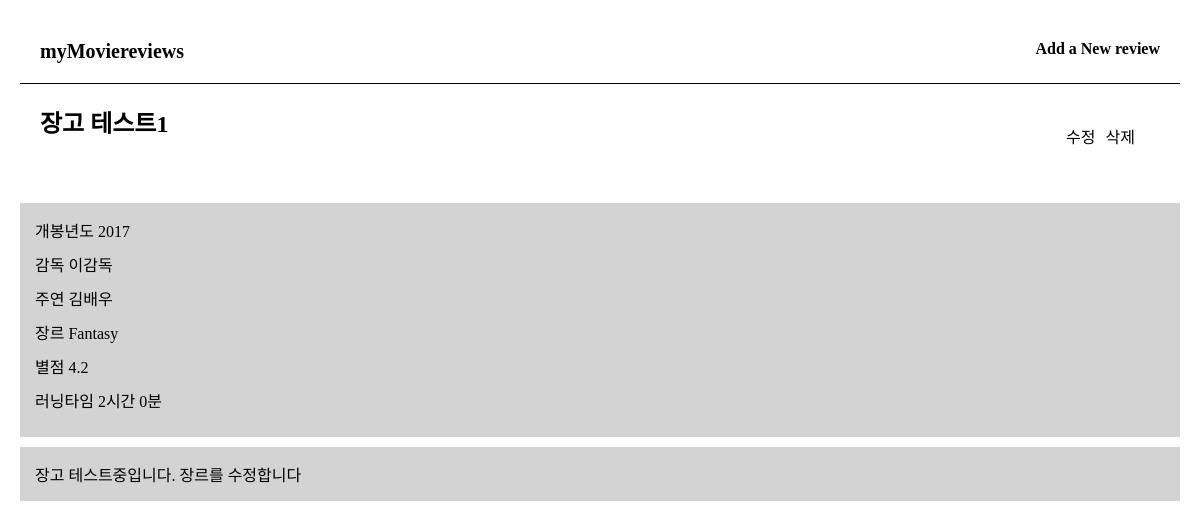
The app's page /review/10 with its own data.
### reviews/models.py (models this page shows)
class Review(models.Model):
    title = models.CharField(max_length=50, verbose_name="제목")
    release = models.IntegerField(verbose_name="개봉년도")
    GENRE_CHOICES = [
        ('AC', 'Action'),
        ('DR', 'Drama'),
        ('CM', 'Comedy'),
        ('RM', 'Romance'),
        ('TH','Thriller'),
        ('HR','Horror'),
        ('SF','SF'),
        ('FT','Fantasy'),
    ]
    genre = models.CharField(max_length=50, verbose_name="장르", choices=GENRE_CHOICES)
    rating = models.FloatField(verbose_name="별점")
    time = models.IntegerField(verbose_name="러닝타임")
    review = models.TextField(verbose_name="리뷰")
    director = models.CharField(max_length=50, verbose_name="감독")
    actor = models.CharField(max_length=50, verbose_name="배우")

### reviews/views.py (the view)
# urls.py: path('review/<int:id>', views.detail, name="detail"),
def detail(request, id):
    review = Review.objects.get(id=id)
    time = review.time
    hour = time // 60
    minute = time % 60
    if hour == 0:
        time = str(minute)+"분"
    else:
        time = str(hour)+"시간"+" "+str(minute)+"분"
    context = {
        "review":review,
        "time":time,
    }
    return render(request, template_name="reviews/detail.html", context=context)

### reviews/templates/reviews/detail.html (shortened to what this page needs)
<!DOCTYPE html>
{% load static %}
<html lang="ko">
  <head>
    <link rel="stylesheet" href="{% static 'css/style.css' %}" />
  </head>
  <body>
    <header>
      <div class="flex-container space-between">
        <div><a href="{% url 'reviews:review' %}">myMoviereviews</a></div>
        <div>
          <a href="{% url 'reviews:create' %}" id="add-review"
            >Add a New review</a
          >
        </div>
      </div>
    </header>
    <article>
      <div class="flex-container space-between">
        <div><h1>{{review.title}}</h1></div>
        <div class="flex-container">
          <div>
            <a href="{% url 'reviews:update' review.id %}" id="button">수정</a>
          </div>
          <div>
            <form action="{% url 'reviews:delete' review.id %}" method="post">
              <button id="button">삭제</button>
            </form>
          </div>
        </div>
      </div>
      <div class="bg-gray">
        <p>개봉년도 {{review.release}}</p>
        <p>감독 {{review.director}}</p>
        <p>주연 {{review.actor}}</p>
        <p>장르 {{review.genre}}</p>
        <p>별점 {{review.rating}}</p>
        <p>러닝타임 {{time}}</p>
      </div>
      <div class="bg-gray mt">{{review.review}}</div>
    </article>
  </body>
</html>

### reviews/static/css/style.css (style rules this page uses)
* { box-sizing: border-box; margin: 0; padding: 0; text-decoration: none; color: black; }
body { margin: 20px; }
header > .flex-container { border-bottom: 1px solid; }
.flex-container { display: flex; padding: 20px; justify-content: center; }
.space-between { justify-content: space-between; }
.flex-container a { font-size: 20px; font-weight: bold; }
#add-review { font-size: 16px; }
.bg-gray { padding: 15px; background-color: lightgray; }
article > div > div { margin-bottom: 15px; }
article p { margin-bottom: 10px; }
.mt { margin-top: 10px; }
#button { font-size: 16px; font-family: "Malgun Gothic, sans-serif"; font-weight: normal; border: none; background-color: white; padding: 0 5px; }

### records on screen
Review: title "장고 테스트1", release "2017", director "이감독", actor "김배우", genre "Fantasy", rating "4.2", review "장고 테스트중입니다. 장르를 수정합니다"

### other values on screen
{{ time }} "2시간 0분"
